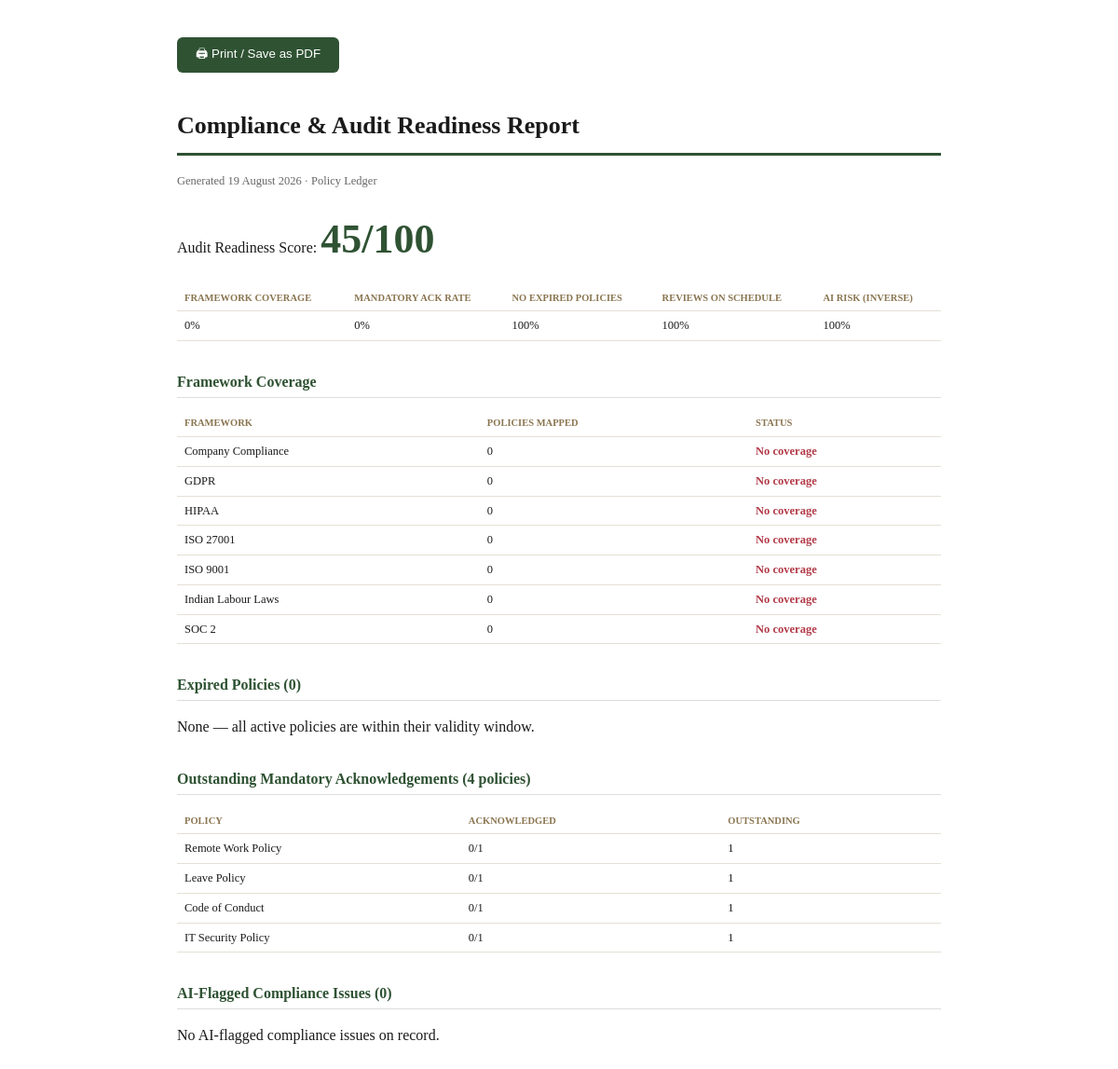
Screenshot of /admin/compliance/report (signed in) with the database file from the repository.
### models.py (models this page shows, shortened)
class ComplianceFramework(db.Model):
    id = db.Column(db.Integer, primary_key=True)
    name = db.Column(db.String(100), unique=True, nullable=False)
    description = db.Column(db.Text)
    is_active = db.Column(db.Boolean, default=True)
    created_at = db.Column(db.DateTime, default=now_utc)
    policies = db.relationship("Policy", secondary=policy_frameworks, lazy="subquery",
                               backref=db.backref("frameworks", lazy="subquery"))

class Policy(db.Model):
    id = db.Column(db.Integer, primary_key=True)
    policy_id = db.Column(db.String(30), unique=True, nullable=False)  # e.g. POL-2024-001
    title = db.Column(db.String(300), nullable=False, index=True)
    description = db.Column(db.Text)
    category_id = db.Column(db.Integer, db.ForeignKey("policy_category.id"), nullable=True)
    department_id = db.Column(db.Integer, db.ForeignKey("department.id"), nullable=True)
    author_id = db.Column(db.Integer, db.ForeignKey("user.id"), nullable=False)
    reviewer_id = db.Column(db.Integer, db.ForeignKey("user.id"), nullable=True)
    approver_id = db.Column(db.Integer, db.ForeignKey("user.id"), nullable=True)
    created_at = db.Column(db.DateTime, default=now_utc)
    updated_at = db.Column(db.DateTime, default=now_utc, onupdate=now_utc)
    effective_date = db.Column(db.Date, nullable=True)
    review_date = db.Column(db.Date, nullable=True)
    expiry_date = db.Column(db.Date, nullable=True)
    status = db.Column(db.String(30), default=PolicyStatus.DRAFT, index=True)
    current_version = db.Column(db.String(10), default="1.0")
    priority = db.Column(db.String(20), default=Priority.MEDIUM)
    confidentiality = db.Column(db.String(20), default=ConfidentialityLevel.INTERNAL)
    is_mandatory = db.Column(db.Boolean, default=False)
    view_count = db.Column(db.Integer, default=0)
    download_count = db.Column(db.Integer, default=0)
    tags = db.relationship("Tag", secondary=policy_tags, lazy="subquery", backref=db.backref("policies", lazy=True))
    versions = db.relationship("PolicyVersion", backref="policy", lazy="dynamic", cascade="all, delete-orphan", order_by="PolicyVersion.version_num.desc()")
    approvals = db.relationship("ApprovalWorkflow", backref="policy", lazy="dynamic", cascade="all, delete-orphan")
    acknowledgements = db.relationship("PolicyAcknowledgement", backref="policy", lazy="dynamic", cascade="all, delete-orphan")
    author = db.relationship("User", foreign_keys=[author_id])
    reviewer = db.relationship("User", foreign_keys=[reviewer_id])
    approver = db.relationship("User", foreign_keys=[approver_id])

### blueprints/compliance.py (the view)
@compliance_bp.route("/compliance/report")
@login_required
@role_required(UserRole.ADMIN, UserRole.HR)
def compliance_report():
    data = _compute_compliance_data()
    return render_template("admin/compliance_report.html", generated_at=date.today(), **data)

### models.py (called while the page is built)
def ensure_default_frameworks():
    if ComplianceFramework.query.count() > 0:
        return
    for name, desc in DEFAULT_FRAMEWORKS:
        db.session.add(ComplianceFramework(name=name, description=desc, is_active=True))
    db.session.commit()

### utils.py (called while the page is built)
def role_required(*roles):
    def decorator(f):
        @wraps(f)
        def wrapped(*args, **kwargs):
            if not current_user.is_authenticated:
                abort(401)
            if current_user.role not in roles:
                abort(403)
            return f(*args, **kwargs)
        return wrapped
    return decorator

### templates/admin/compliance_report.html (shortened to what this page needs)
<!DOCTYPE html>
<html>
<head>
</head>
<body>
  <button class="print-btn" onclick="window.print()">🖨 Print / Save as PDF</button>
  <h1>Compliance & Audit Readiness Report</h1>
  <div class="meta">Generated {{ generated_at.strftime('%d %B %Y') }} · Policy Ledger</div>
  <p>Audit Readiness Score: <span class="score">{{ readiness_score }}/100</span></p>
  <table>
    <tr><th>Framework coverage</th><th>Mandatory ack rate</th><th>No expired policies</th><th>Reviews on schedule</th><th>AI risk (inverse)</th></tr>
    <tr><td>{{ sub_scores.framework_coverage }}%</td><td>{{ sub_scores.ack_score }}%</td><td>{{ sub_scores.expiry_score }}%</td><td>{{ sub_scores.review_score }}%</td><td>{{ sub_scores.ai_risk_score }}%</td></tr>
  </table>
  <h2>Framework Coverage</h2>
  <table>
    <tr><th>Framework</th><th>Policies mapped</th><th>Status</th></tr>
    {% for fd in framework_data %}
    <tr><td>{{ fd.framework.name }}</td><td>{{ fd.policy_count }}</td><td class="{{ 'gap' if fd.gap else 'ok' }}">{{ 'No coverage' if fd.gap else 'Covered' }}</td></tr>
    {% endfor %}
  </table>
  <h2>Expired Policies ({{ expired_policies|length }})</h2>
  {% if expired_policies %}
  <table>
    <tr><th>Policy</th><th>Expired on</th></tr>
    {% for p in expired_policies %}<tr><td>{{ p.title }}</td><td>{{ p.expiry_date.strftime('%d %b %Y') }}</td></tr>{% endfor %}
  </table>
  {% else %}<p>None — all active policies are within their validity window.</p>{% endif %}
  <h2>Outstanding Mandatory Acknowledgements ({{ violations|length }} polic{{ 'y' if violations|length == 1 else 'ies' }})</h2>
  {% if violations %}
  <table>
    <tr><th>Policy</th><th>Acknowledged</th><th>Outstanding</th></tr>
    {% for v in violations %}<tr><td>{{ v.policy.title }}</td><td>{{ v.acked }}/{{ v.total }}</td><td>{{ v.outstanding }}</td></tr>{% endfor %}
  </table>
  {% else %}<p>None — all mandatory policies are fully acknowledged.</p>{% endif %}
  <h2>AI-Flagged Compliance Issues ({{ ai_issues|length }})</h2>
  {% if ai_issues %}
  <table>
    <tr><th>Policy</th><th>Issue</th></tr>
    {% for item in ai_issues %}<tr><td>{{ item.policy.title }}</td><td>{{ item.issue }}</td></tr>{% endfor %}
  </table>
  {% else %}<p>No AI-flagged compliance issues on record.</p>{% endif %}
</body>
</html>

### templates/admin/compliance_report.html (style rules this page uses)
body { font-family: Georgia, serif; max-width: 820px; margin: 40px auto; color: #1a1a1a; line-height: 1.5; }
h1 { font-size: 26px; border-bottom: 3px solid #2f5233; padding-bottom: 10px; }
h2 { font-size: 16px; color: #2f5233; margin-top: 32px; border-bottom: 1px solid #ddd; padding-bottom: 4px; }
.meta { color: #666; font-size: 12.5px; margin-bottom: 20px; }
.score { font-size: 44px; font-weight: bold; color: #2f5233; }
table { width: 100%; border-collapse: collapse; font-size: 12.5px; margin-top: 10px; }
th, td { text-align: left; padding: 6px 8px; border-bottom: 1px solid #e5e0d5; }
th { color: #8a7550; font-weight: 600; text-transform: uppercase; font-size: 10.5px; }
.gap { color: #b23a48; font-weight: 600; }
.print-btn { padding: 8px 20px; background: #2f5233; color: #fff; border: none; border-radius: 6px; cursor: pointer; margin-bottom: 20px; }

### rows the page displays
ComplianceFramework: framework.name "Company Compliance"
ComplianceFramework: framework.name "GDPR"
ComplianceFramework: framework.name "HIPAA"
ComplianceFramework: framework.name "ISO 27001"
ComplianceFramework: framework.name "ISO 9001"
ComplianceFramework: framework.name "Indian Labour Laws"
ComplianceFramework: framework.name "SOC 2"
Policy: policy "Remote Work Policy"
Policy: policy "Leave Policy"
Policy: policy "Code of Conduct"
Policy: policy "IT Security Policy"

### other values shown
{{ readiness_score }} "45"
{{ sub_scores.framework_coverage }} "0"
{{ sub_scores.ack_score }} "0"
{{ sub_scores.expiry_score }} "100"
{{ sub_scores.review_score }} "100"
{{ sub_scores.ai_risk_score }} "100"
{{ fd.policy_count }} "0" "0" "0" "0" "0" "0" "0"
{{ 'No coverage' if fd.gap else 'Covered' }} "No coverage" "No coverage" "No coverage" "No coverage" "No coverage" "No coverage" "No coverage"
{{ expired_policies|length }} "0"
{{ violations|length }} "4"
{{ 'y' if violations|length == 1 else 'ies' }} "ies"
{{ v.acked }} "0" "0" "0" "0"
{{ v.total }} "1" "1" "1" "1"
{{ v.outstanding }} "1" "1" "1" "1"
{{ ai_issues|length }} "0"
